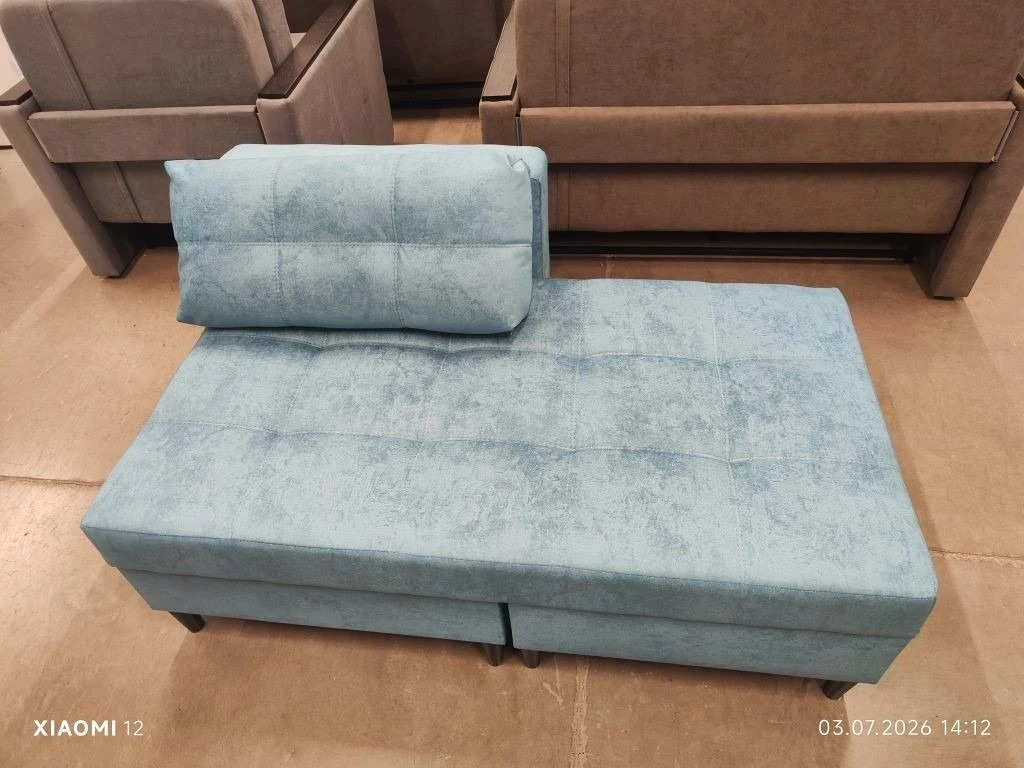
#> input picture assets/tahta-nice/real_general.jpg, 1024 x 768 px
$ python finish_tahta_nice.py
#> lines starting #> are read from the running program, lines starting #| are printed output that depends on the picture
from pathlib import Path
from PIL import Image, ImageDraw, ImageFont
import json, re

root=Path(__file__).resolve().parents[1]
assets=root/'assets/tahta-nice'
font=ImageFont.truetype('C:/Windows/Fonts/arialbd.ttf',38)
ink='#292d30'

def measure(draw,a,b,label,center=None):
    draw.line((a,b),fill=ink,width=3)
    for x,y in (a,b): draw.ellipse((x-6,y-6,x+6,y+6),fill=ink)
    x,y=center or ((a[0]+b[0])/2,(a[1]+b[1])/2)
    box=draw.textbbox((0,0),label,font=font); w=box[2]-box[0]+40
    draw.rounded_rectangle((x-w/2,y-31,x+w/2,y+31),radius=28,fill=ink)
    draw.text((x,y-2),label,font=font,fill='white',anchor='mm')

# Fixed two-panel dimensions slide made from the very same gallery photos.
canvas=Image.new('RGB',(1200,1600),'#f3f3f1')
top=Image.open(assets/'real_general.jpg').convert('RGB'); top.thumbnail((900,675))
#> further down, top is the input picture: PIL image 1024x768 RGB; mean R, G, B 145.9, 131.5, 118.5
canvas.paste(top,((1200-top.width)//2,35))
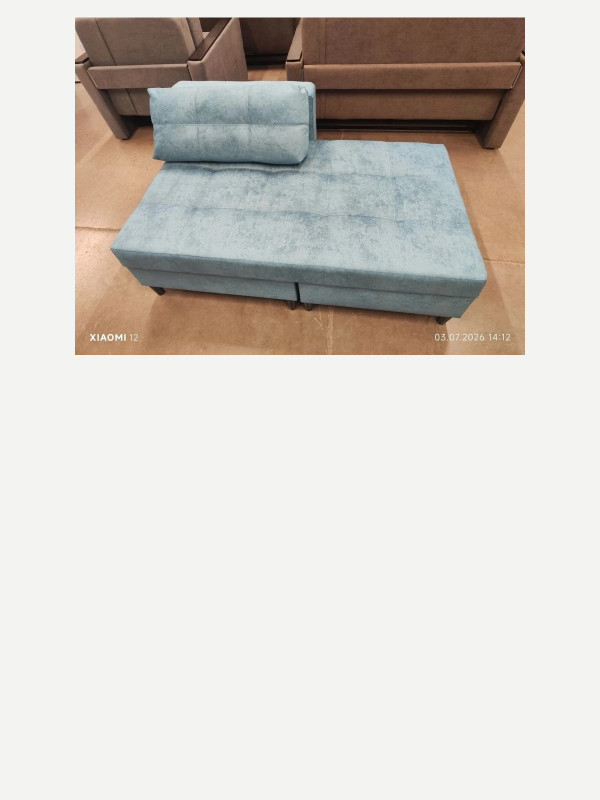
#> canvas: PIL image 1200x1600 RGB (shown at 1/2 size); mean R, G, B 212.3, 207.7, 202.2
d=ImageDraw.Draw(canvas)
measure(d,(180,690),(1020,690),'1600')
measure(d,(1060,610),(1060,185),'760')
#> (the run stopped early here; a loop or call above may not have finished)

$ run again, with assets/tahta-nice/real_storage-v2.jpg copied over assets/tahta-nice/real_general.jpg
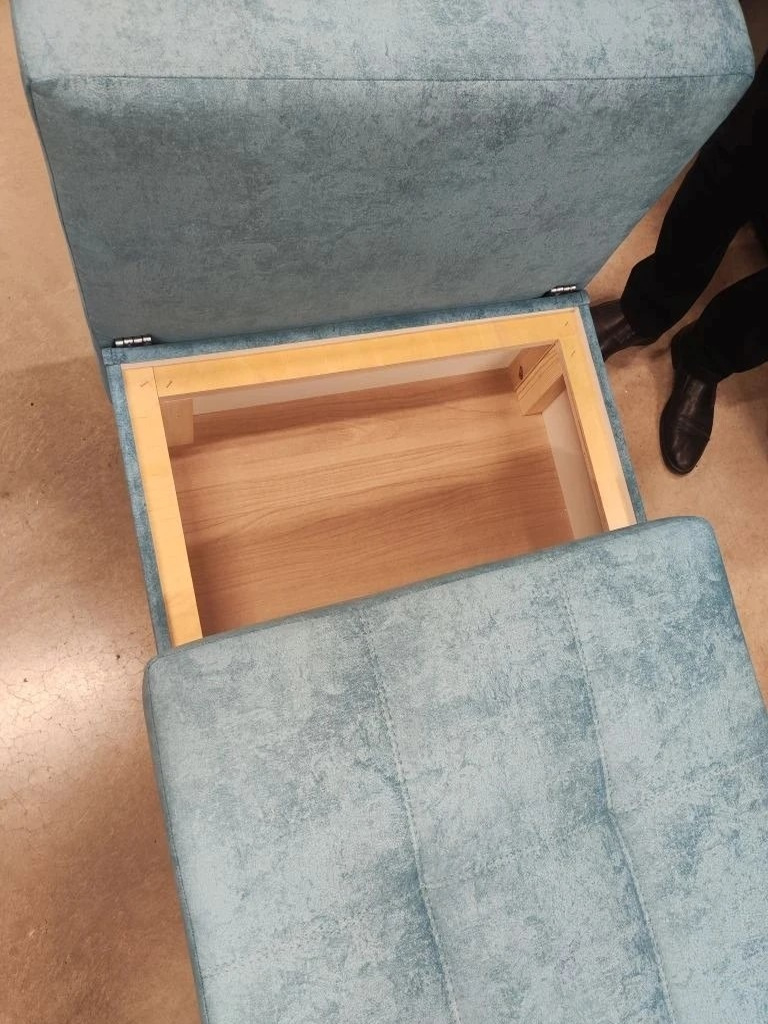
#> input picture assets/tahta-nice/real_storage-v2.jpg, 768 x 1024 px
#> top is the input picture: PIL image 768x1024 RGB; mean R, G, B 154.9, 143.1, 130.8
#> top: PIL image 506x675 RGB
#> `canvas.paste(top,((1200-top.width)//2,35))`:
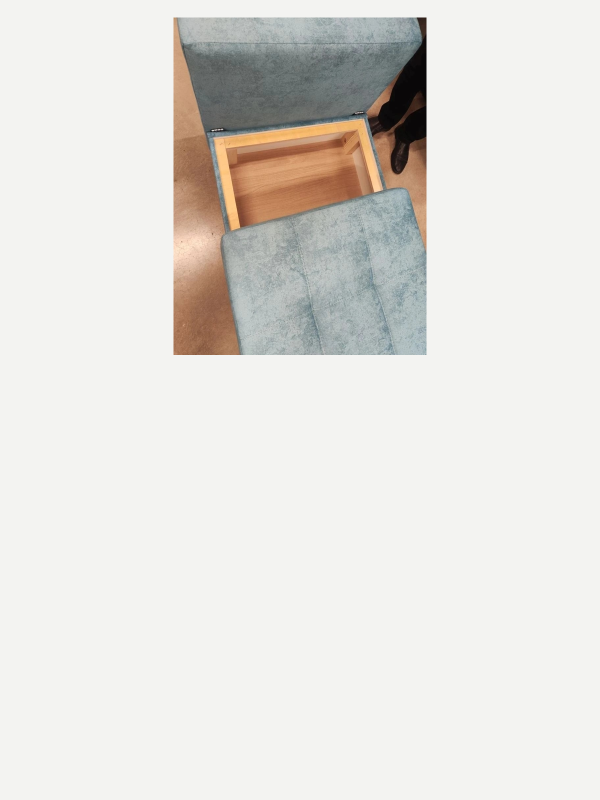
#> canvas: PIL image 1200x1600 RGB (shown at 1/2 size); mean R, G, B 227.3, 225.2, 221.4
